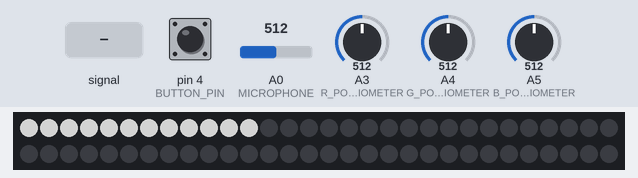
Simulated run of this sketch. Board: Arduino Uno, built with avr-gcc and run on an emulated ATmega328P. On the bench: 60 RGB LEDs in strip order, left to right, continuing on the next row. The test bench sets the inputs (shaded band); at power-on: pin 4 (BUTTON_PIN) LOW, A0 (MICROPHONE) = 512, A3 (R_POTENTIOMETER) = 512, A4 (G_POTENTIOMETER) = 512, A5 (B_POTENTIOMETER) = 512. Dim RGB values are drawn brighter than linear.

Above: at 1.25 s.
1.3 s: pin 4 (BUTTON_PIN) pulled HIGH for 0.15 s
At 1.8 s:
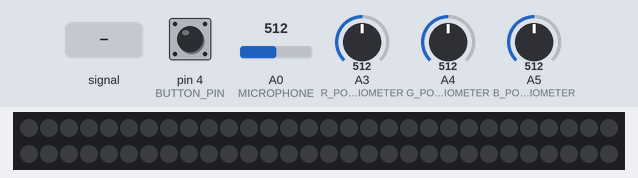
2.9 s: A0 (MICROPHONE) fed a 1000 Hz sine of ±255 counts around its level
At 3.12 s:
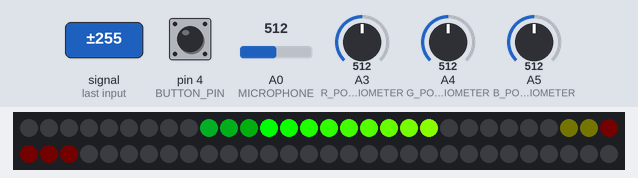
4.8 s: A0 (MICROPHONE) set to 716
At 5.8 s:
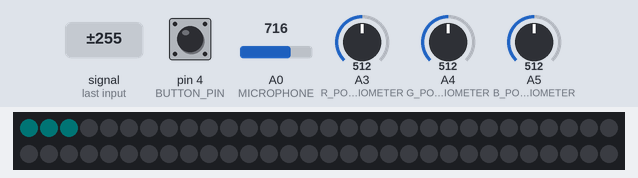
6.4 s: A0 (MICROPHONE) fed a 50 Hz sine of ±306 counts around its level
At 6.56 s:
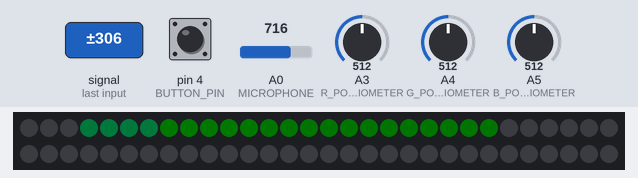
8.5 s: A0 (MICROPHONE) fed a 1000 Hz sine of ±255 counts around its level
At 8.81 s:
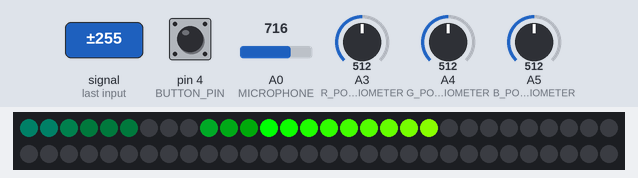
11.5 s: A0 (MICROPHONE) set to 774
At 12.5 s:
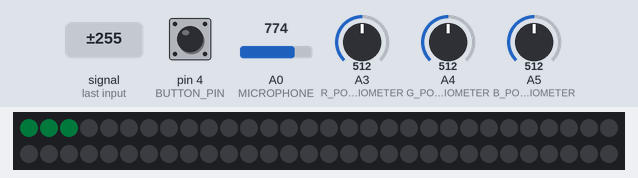

Measured:
- after the input at 1.3 s, the LEDs: first differ from a run without the input after 0.10 s (image 1)
- after the input at 2.9 s, the LEDs: change after 0.17 s (image 2)
- after the input at 4.8 s, the LEDs: first differ from a run without the input after 0.14 s (image 3)
- after the input at 6.4 s, the LEDs: change after 0.11 s (image 4)
- after the input at 11.5 s, the LEDs: first differ from a run without the input after 0.11 s (image 6)

The sketch:

ledy_nowe.ino
```cpp
#include <arduinoFFT.h>
#include <Adafruit_NeoPixel.h>


#define SAMPLES 64             //Must be a power of 2
#define SAMPLING_FREQUENCY 10000 //Hz, must be less than 10000 due to ADC

#define NUMPIXELS      60

#define LEDS_PIN 6
#define BUTTON_PIN 4

#define MICROPHONE A0
#define JACK A1
#define R_POTENTIOMETER A3
#define G_POTENTIOMETER A4
#define B_POTENTIOMETER A5


arduinoFFT FFT = arduinoFFT();


unsigned int sampling_period_us;
unsigned long microseconds;

double vReal[SAMPLES];
double vImag[SAMPLES];
int mic_level, jack_level;
int prev_button_state;
int mode;


Adafruit_NeoPixel pixels = Adafruit_NeoPixel(NUMPIXELS, LEDS_PIN, NEO_GRB + NEO_KHZ800);

uint32_t Rainbow(unsigned int i) {
  if (i > 1529+512) return Rainbow(i % 1530);
  if (i > 1274+512) return pixels.Color(255, 0, 255 - (i % 255));   //violet -> red
  if (i > 1019+512) return pixels.Color((i % 255), 0, 255);         //blue -> violet
  if (i > 764+512) return pixels.Color(0, 255 - (i % 255), 255);    //aqua -> blue
  if (i > 509+512) return pixels.Color(0, 255, (i % 255));          //green -> aqua
  if (i > 255+512) return pixels.Color(255 - (i % 255), 255, 0);    //yellow -> green
  return pixels.Color(255, i/3, 0);                               //red -> yellow
}

uint8_t split(uint32_t color, uint8_t i ) {

  //0 = Red, 1 = Green, 2 = Blue

  if (i == 0) return color >> 16;
  if (i == 1) return color >> 8;
  if (i == 2) return color >> 0;
  return -1;
}


void setup() {
    pinMode(LEDS_PIN, OUTPUT);
    pinMode(BUTTON_PIN, INPUT);

    pixels.begin();

    Serial.begin(115200);

    sampling_period_us = round(1000000*(1.0/SAMPLING_FREQUENCY));

    prev_button_state = LOW;
    mode = 2;
}


void loop() {

    if(digitalRead(BUTTON_PIN) == HIGH && prev_button_state == LOW){
        // someone just pressed a button
        mode = (mode+1) % 3;
        prev_button_state = HIGH;
    }
    if(digitalRead(BUTTON_PIN) == LOW && prev_button_state == HIGH){
        prev_button_state = LOW;
    }
//        mic_level = analogRead(MICROPHONE);
//        jack_level = analogRead(JACK);
//        Serial.println(jack_level);


    switch(mode){

        case 0:
            // microphone fft mode
            analogReference(INTERNAL);      //its the lowest possible
            /*SAMPLING*/
            for(int i=0; i<SAMPLES; i++)
            {
                microseconds = micros();    //Overflows after around 70 minutes!

                vReal[i] = analogRead(MICROPHONE);
                vImag[i] = 0;

                while(micros() < (microseconds + sampling_period_us)){
                }
            }

            /*FFT*/
            FFT.Windowing(vReal, SAMPLES, FFT_WIN_TYP_HAMMING, FFT_FORWARD);
            FFT.Compute(vReal, vImag, SAMPLES, FFT_FORWARD);
            FFT.ComplexToMagnitude(vReal, vImag, SAMPLES);
            //double peak = FFT.MajorPeak(vReal, SAMPLES, SAMPLING_FREQUENCY);
            //Serial.println(peak);     //Print out what frequency is the most dominant.

            //for(int i=0; i<(SAMPLES/2); i++)
            for(int i=0; i<NUMPIXELS; i++)
            {
                  uint32_t col = Rainbow(1050 * (NUMPIXELS - i) / NUMPIXELS);
                  int bin_num = i/3 + 3;  // divide to scale up the spectrum, add to cut out bass
                  float amplitude = min(500, vReal[bin_num]) / 500;
                  amplitude *= amplitude;
                  pixels.setPixelColor(i, split(col, 0) * amplitude,
                                    split(col, 1) * amplitude,
                                    split(col, 2) * amplitude);

//                Serial.print((i * 1.0 * SAMPLING_FREQUENCY) / SAMPLES, 1);
//                Serial.print(" ");
//                Serial.println(vReal[i], 1);    //View only this line in serial plotter to visualize the bins
            }

            pixels.show();
            break;

        case 1:
            // jack fft mode
            analogReference(INTERNAL);      //its the lowest possible
            /*SAMPLING*/
            for(int i=0; i<SAMPLES; i++)
            {
                microseconds = micros();    //Overflows after around 70 minutes!

                vReal[i] = analogRead(JACK);
                vImag[i] = 0;

                while(micros() < (microseconds + sampling_period_us)){
                }
            }

            /*FFT*/
            FFT.Windowing(vReal, SAMPLES, FFT_WIN_TYP_HAMMING, FFT_FORWARD);
            FFT.Compute(vReal, vImag, SAMPLES, FFT_FORWARD);
            FFT.ComplexToMagnitude(vReal, vImag, SAMPLES);
            //double peak = FFT.MajorPeak(vReal, SAMPLES, SAMPLING_FREQUENCY);
            //Serial.println(peak);     //Print out what frequency is the most dominant.

            //for(int i=0; i<(SAMPLES/2); i++)
            for(int i=0; i<NUMPIXELS; i++)
            {
                  uint32_t col = Rainbow(1050 * (NUMPIXELS - i) / NUMPIXELS);
                  float amplitude = min(500, vReal[i/3 + 3]) / 500;
                  amplitude *= amplitude;
                  pixels.setPixelColor(i, split(col, 0) * amplitude,
                                    split(col, 1) * amplitude,
                                    split(col, 2) * amplitude);

//                Serial.print((i * 1.0 * SAMPLING_FREQUENCY) / SAMPLES, 1);
//                Serial.print(" ");
//                Serial.println(vReal[i], 1);    //View only this line in serial plotter to visualize the bins
            }

            pixels.show();
            break;

        case 2:
            // rgb potentiometers mode
            analogReference(DEFAULT);      //5V reference for potentiometers

            long int red = 0;
            long int green = 0;
            long int blue = 0;
            int iter = 300;
            for(int i = 0; i < iter; i++){
              red += analogRead(R_POTENTIOMETER);
              green += analogRead(G_POTENTIOMETER);
              blue += analogRead(B_POTENTIOMETER);
            }
            red = red * 255 / 1023 / iter;
            green = green * 255 / 1023 / iter;
            blue = blue * 255 / 1023 / iter;

            for(int i=NUMPIXELS-1; i>=1; i--){
                pixels.setPixelColor(i, pixels.getPixelColor(i-1));
            }
            pixels.setPixelColor(0, red, green, blue);
            pixels.show();
            break;
    }
}
```
